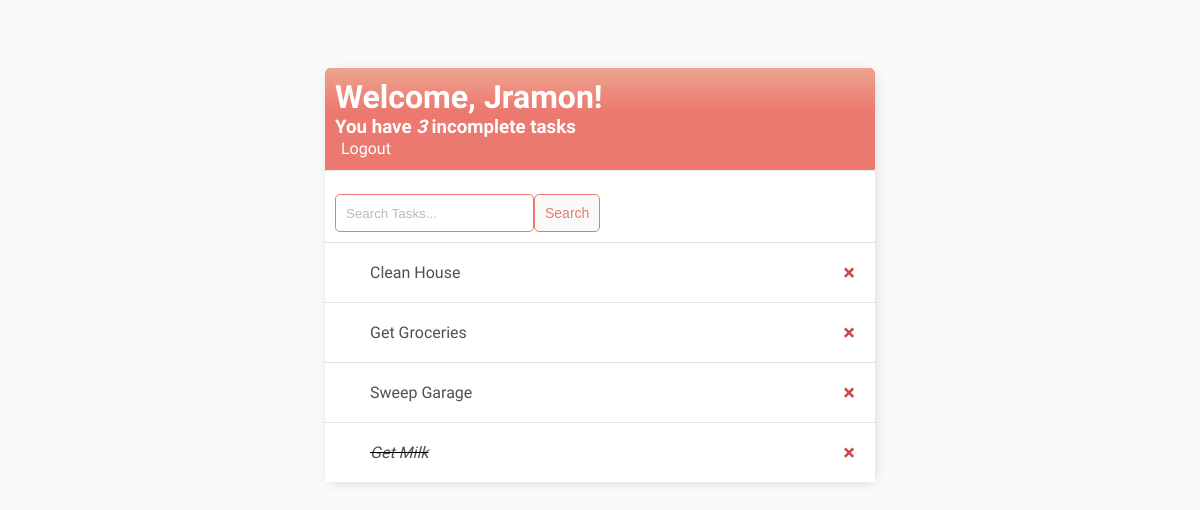
The app's page / (signed in) with its own data.
### base/models.py (models this page shows)
class Task(models.Model):
    user = models.ForeignKey(User, on_delete=models.CASCADE, null=True, blank=True)
    title = models.CharField(max_length=200)
    description = models.TextField(null=True, blank=True)
    complete = models.BooleanField(default=False)
    created =  models.DateTimeField(auto_now_add=True)
    def __str__(self):
        return self.title
    class Meta:
        ordering = ['complete']

### base/views.py (the view)
# urls.py: path('', TaskList.as_view(), name='tasks'),
class TaskList(LoginRequiredMixin, ListView):
    model = Task
    context_object_name = 'tasks'
    def get_context_data(self, **kwargs):
        context = super().get_context_data(**kwargs)
        context['tasks'] = context['tasks'].filter(user=self.request.user)
        context['count'] = context['tasks'].filter(complete=False).count()
        search_input = self.request.GET.get('search-area') or ''
        if search_input:
            context['tasks'] = context['tasks'].filter(title__startswith=search_input)
        context['search-input'] = search_input
        return context

### base/templates/base/task_list.html (shortened to what this page needs)
{% extends 'base/main.html' %}
{% block content %}
{% load svg %}
<div class="header-div">
  <h1 class="welcome-msg">Welcome, {{request.user|title}}!</h1>
  <h3 class="task-count">
    You have <i>{{count}}</i> incomplete task{{ count|pluralize:"s" }}
  </h3>
  <div class="logout">
    {% if request.user.is_authenticated %}
    <form method="POST" action="{% url 'logout' %}">
      <button type="submit">Logout</button>
    </form>
    {% else %}
    <a href="{% url 'login' %}">Login</a>
    {% endif %}
  </div>
</div>
<hr style="margin-top: 0" />
<div id="search-add-wrapper">
  <form class="search-form" method="GET" style="margin-top: 5px; display: flex; width: auto;">
    <input
    type="text"
    name="search-area"
    value="{{search_input}}"
    placeholder="Search Tasks..."
    />
    <input class="button" type="submit" value="Search" />
  </form>
    <a href="{% url 'task-create' %}">
      <svg height='30px' width='30px'>{% svg 'plus' %}</svg>
    </a>
</div>
<div class="task-items-wrapper">
  {% for task in tasks %}
  <div class="task-wrapper">
    {% if task.complete %}
    <div class="task-title">
       <svg height='15px' width='15px'>{% svg 'circle-check' %}</svg>
      <i><s><a href="{% url 'task-update' task.id %}">{{task}}</a></s></i>
    </div>
    <a class="delete-link" href="{% url 'task-delete' task.id %}">&#215;</a>
    {% else %}
    <div class="task-title">
      <svg height='15px' width='15px'> {% svg 'circle'%} </svg>
      <a href="{% url 'task-update' task.id %}">{{task}}</a>
    </div>
    <a class="delete-link" href="{% url 'task-delete' task.id %}">&#215;</a>
    {%endif%}
  </div>
  {% empty %}
  <div>
      <h4 style="margin: 0 20px;">You have no tasks today <br>
      <a href="{% url 'task-create' %}"> Click here to create a new task</a></h4>
  </div>
  {% endfor %}
</div>
{% endblock content %}

### base/static/base/styles.css (style rules this page uses)
body { background-color: #fafafa; padding-top: 60px; font-family: "Ubuntu", sans-serif; }
a, p { color: #4b5156; }
h1 ,h2 ,h3 ,h4 ,h5 ,h6 { font-family: 'Raleway', sans-serif; }
.header-div { justify-content: space-between; color: #fff; padding: 10px; border-radius: 5px 5px 0 0; background: linear-gradient(#EEA390 0%, #EB796F 43%, #EB796F 100%); }
.welcome-msg { margin: 0; width:400px; }
.task-count { margin: 0px; width: 256px; }
.task-wrapper { display: flex; align-items: center; justify-content: space-between; padding: 20px; background-color: #fff; border-top: 1px solid rgb(226, 226, 226); }
.task-title { display: flex; align-items: center; }
.task-title a { text-decoration: none; color: #4b5156; margin-left: 10px; }
button { border: none; text-decoration: none; font-size: 16px; background-color: transparent; color: #fff; font-family: 'Raleway', sans-serif; }
.logout, form { width: 350px; }
#search-add-wrapper { display: flex; justify-content: space-between; align-items: center; padding: 10px; }
.delete-link { text-decoration: none; font-weight: 900; color: #cf4949; font-size: 22px; line-height: 0; }
input[type=text], input[type=password], textarea { border: 1px solid #EB796F; border-radius: 5px; padding: 10px; }
.button { border: 1px solid #EB796F; background-color: #fafafa; color: #EB796F; padding: 10px; font-size: 14px; border-radius: 5px; cursor: pointer; text-decoration: none; }
::placeholder { font-weight: 300; opacity: 0.5; }

### records on screen
Task: title "Clean House"
Task: title "Get Groceries"
Task: title "Sweep Garage"
Task: title "Get Milk"

### other values on screen
{{ request.user|title }} "Jramon"
{{ count }} "3"
